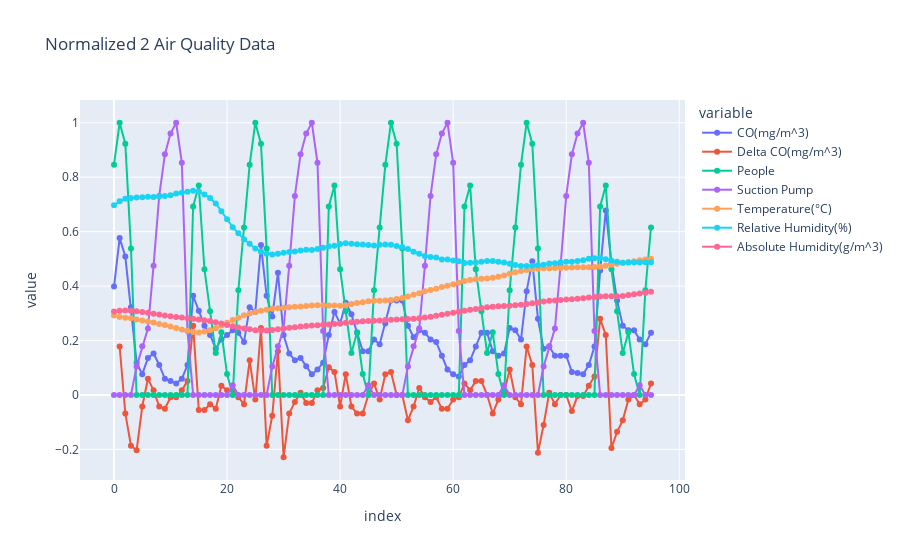

Notebook source saved alongside this figure:
### Code cell
# plot all the curves with plotly
x= 0
fig = px.line(df_normalized_2.iloc[x:x+96], #x="Time", y=["CO(mg/m^3)", "Delta CO(mg/m^3)", ' People', 'Suction Pump'],
              markers=True, title="Normalized 2 Air Quality Data")
fig.show()
